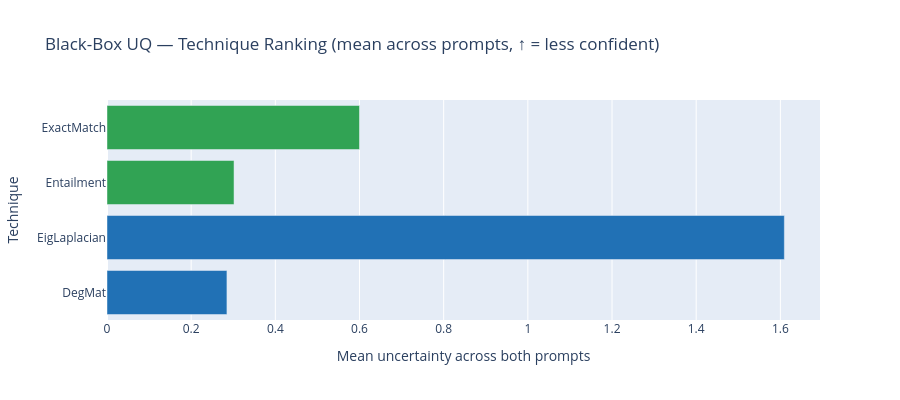

Source (notebook cell):
### Code cell
category_colors = results_df.drop_duplicates("Technique").set_index("Technique")["Color"]
mean_uncertainty = results_df.groupby("Technique")["Uncertainty"].mean().sort_values()

fig2 = px.bar(
    x=mean_uncertainty.values, y=mean_uncertainty.index, orientation="h",
    color=mean_uncertainty.index.map(category_colors),
    color_discrete_map="identity",
    labels={"x": "Mean uncertainty across both prompts", "y": "Technique"},
    title="Black-Box UQ — Technique Ranking (mean across prompts, ↑ = less confident)",
)
fig2.update_layout(showlegend=False, height=max(400, 24 * len(mean_uncertainty)))
fig2.show()

### Figure 1 — Plotly figure (JSON) as saved in the notebook; plotly's stock layout.template omitted (floating-point values rounded to 4 significant figures)
{"data": [{"hovertemplate": "Mean uncertainty across both prompts=%{x}<br>Technique=%{y}<extra></extra>", "legendgroup": "", "marker": {"color": "#2171b5", "pattern": {"shape": ""}}, "name": "", "orientation": "h", "showlegend": false, "textposition": "auto", "type": "bar", "x": [0.285, 1.609], "xaxis": "x", "y": ["DegMat", "EigLaplacian"], "yaxis": "y"}, {"hovertemplate": "Mean uncertainty across both prompts=%{x}<br>Technique=%{y}<extra></extra>", "legendgroup": "", "marker": {"color": "#31a354", "pattern": {"shape": ""}}, "name": "", "orientation": "h", "showlegend": false, "textposition": "auto", "type": "bar", "x": [0.3018, 0.6], "xaxis": "x", "y": ["Entailment", "ExactMatch"], "yaxis": "y"}], "layout": {"barmode": "relative", "height": 400, "legend": {"tracegroupgap": 0}, "showlegend": false, "title": {"text": "Black-Box UQ — Technique Ranking (mean across prompts, ↑ = less confident)"}, "xaxis": {"anchor": "y", "domain": [0, 1], "title": {"text": "Mean uncertainty across both prompts"}}, "yaxis": {"anchor": "x", "domain": [0, 1], "title": {"text": "Technique"}}}}
